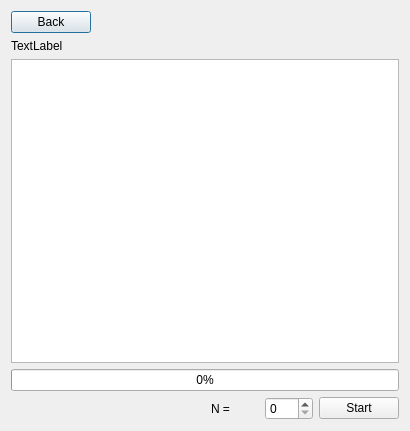
<?xml version="1.0" encoding="UTF-8"?>
<ui version="4.0">
 <class>NGramms</class>
 <widget class="QDialog" name="NGramms">
  <property name="geometry">
   <rect>
    <x>0</x>
    <y>0</y>
    <width>410</width>
    <height>431</height>
   </rect>
  </property>
  <property name="windowTitle">
   <string>Dialog</string>
  </property>
  <layout class="QVBoxLayout" name="verticalLayout">
   <item>
    <layout class="QHBoxLayout" name="horizontalLayout">
     <item>
      <widget class="QPushButton" name="back">
       <property name="text">
        <string>Back</string>
       </property>
      </widget>
     </item>
     <item>
      <spacer name="horizontalSpacer">
       <property name="orientation">
        <enum>Qt::Horizontal</enum>
       </property>
       <property name="sizeHint" stdset="0">
        <size>
         <width>40</width>
         <height>20</height>
        </size>
       </property>
      </spacer>
     </item>
    </layout>
   </item>
   <item>
    <widget class="QLabel" name="label">
     <property name="text">
      <string>TextLabel</string>
     </property>
    </widget>
   </item>
   <item>
    <widget class="QTableWidget" name="tableWidget"/>
   </item>
   <item>
    <widget class="QProgressBar" name="progressBar">
     <property name="value">
      <number>0</number>
     </property>
    </widget>
   </item>
   <item>
    <layout class="QHBoxLayout" name="horizontalLayout_2">
     <item>
      <spacer name="horizontalSpacer_2">
       <property name="orientation">
        <enum>Qt::Horizontal</enum>
       </property>
       <property name="sizeType">
        <enum>QSizePolicy::Fixed</enum>
       </property>
       <property name="sizeHint" stdset="0">
        <size>
         <width>200</width>
         <height>20</height>
        </size>
       </property>
      </spacer>
     </item>
     <item>
      <widget class="QLabel" name="label_2">
       <property name="text">
        <string>N = </string>
       </property>
      </widget>
     </item>
     <item>
      <widget class="QSpinBox" name="spinBox"/>
     </item>
     <item>
      <widget class="QPushButton" name="start">
       <property name="text">
        <string>Start</string>
       </property>
      </widget>
     </item>
    </layout>
   </item>
  </layout>
 </widget>
 <resources/>
 <connections/>
</ui>
